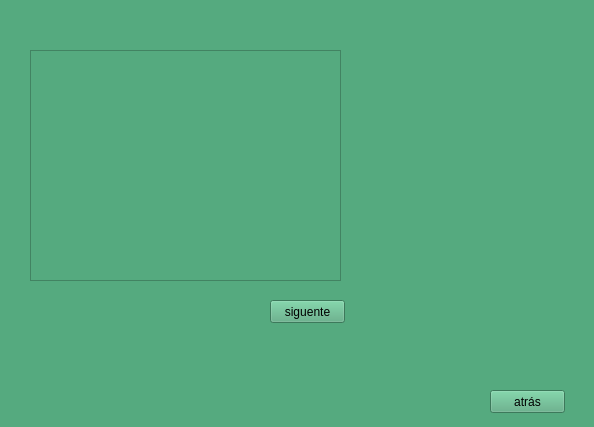
<?xml version="1.0" encoding="UTF-8"?>
<ui version="4.0">
 <class>solve</class>
 <widget class="QWidget" name="solve">
  <property name="geometry">
   <rect>
    <x>0</x>
    <y>0</y>
    <width>594</width>
    <height>427</height>
   </rect>
  </property>
  <property name="windowTitle">
   <string>Form</string>
  </property>
  <property name="styleSheet">
   <string notr="true">background-color: rgb(85, 170, 127);</string>
  </property>
  <widget class="QTableView" name="tableViewsolve">
   <property name="geometry">
    <rect>
     <x>30</x>
     <y>50</y>
     <width>311</width>
     <height>231</height>
    </rect>
   </property>
  </widget>
  <widget class="QPushButton" name="pushButton">
   <property name="geometry">
    <rect>
     <x>270</x>
     <y>300</y>
     <width>75</width>
     <height>23</height>
    </rect>
   </property>
   <property name="text">
    <string>siguente</string>
   </property>
  </widget>
  <widget class="QPushButton" name="btnatrassolve">
   <property name="geometry">
    <rect>
     <x>490</x>
     <y>390</y>
     <width>75</width>
     <height>23</height>
    </rect>
   </property>
   <property name="text">
    <string>atrás</string>
   </property>
  </widget>
 </widget>
 <resources/>
 <connections/>
</ui>
